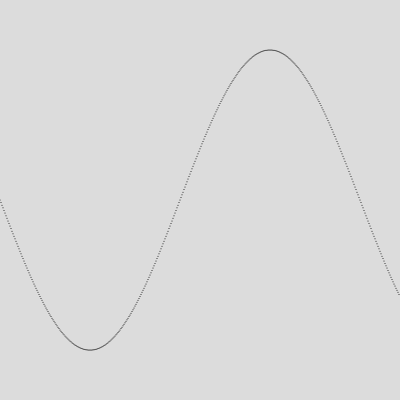
Frame 1 (no input)
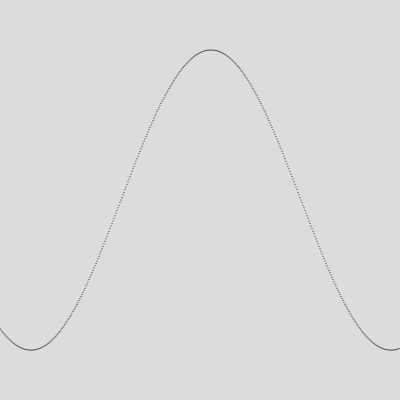
Frame 60 (no input)
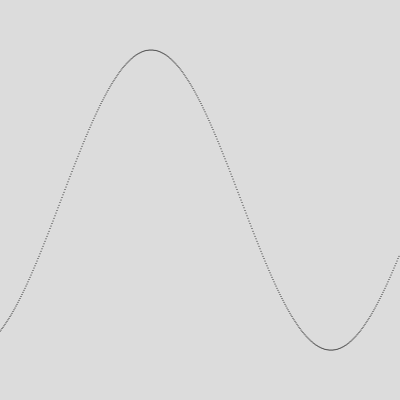
Frame 120 (the mouse pressed at the canvas centre since frame 60)

The p5.js sketch that drew these frames (run headless with seeded random() and noise() and a simulated clock; from frame 60 on, the mouse is pressed at the canvas centre):

// p5.js sketch
// ── sketch.js
d = 0

function setup() {
  createCanvas(400, 400);
}

function draw() {
  background(220);
  for (x = 0; x < width; x++) {
    point(x, 150 * sin((x + d) * TWO_PI / 360) + height / 2)
  }
  d++;
}
